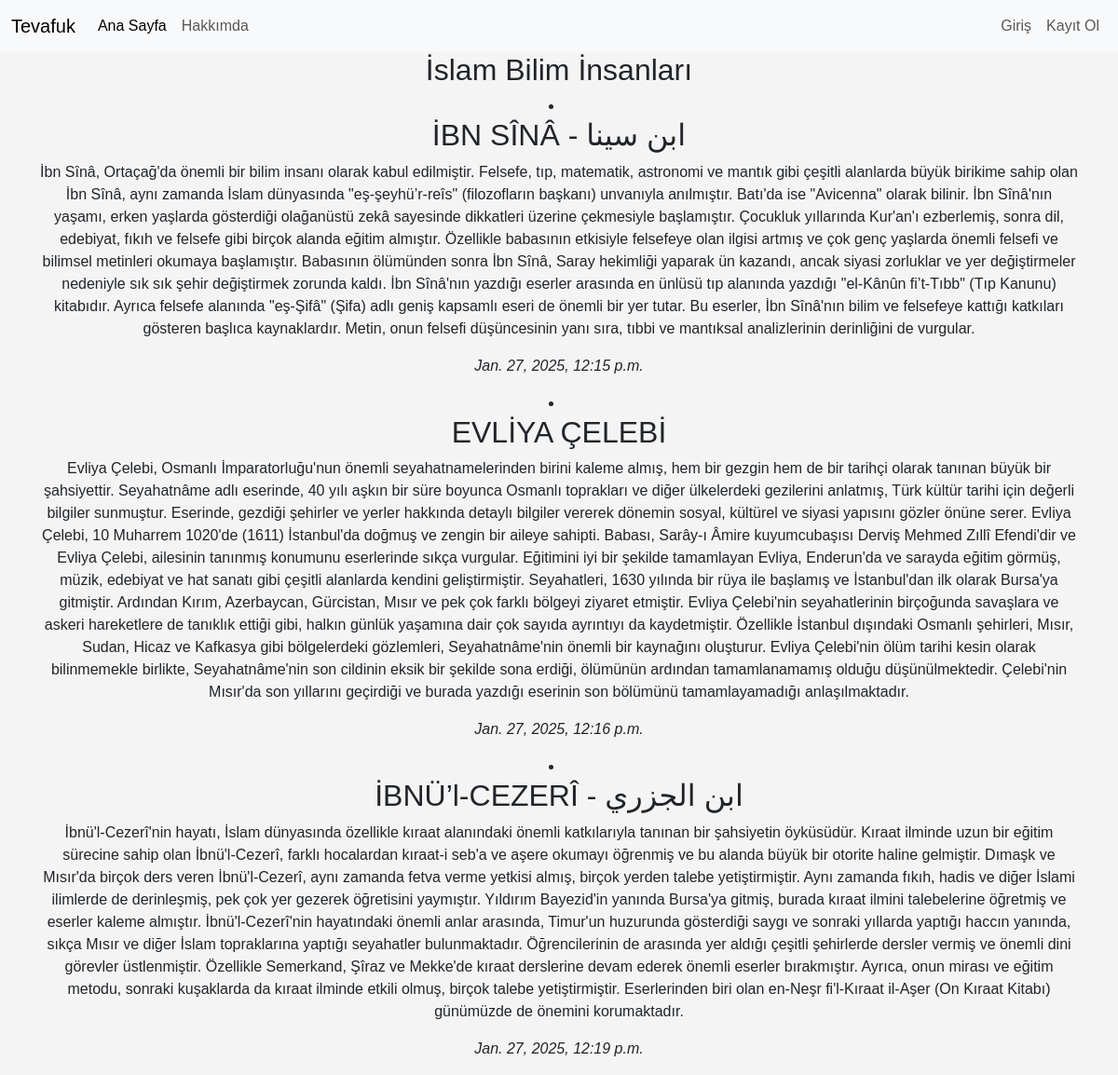
The page / on the database its author committed.
### blog/models.py (models this page shows, shortened)
class Post(models.Model):
    title = models.CharField(max_length=100)
    content = models.TextField()
    created_at = models.DateTimeField(auto_now_add=True)

### blog/views.py (the view)
# urls.py: path('', views.post_list, name='post_list'),
def post_list(request):
    posts = Post.objects.all()
    return render(request, 'blog/post_list.html', {'posts': posts})

### blog/templates/blog/post_list.html (shortened to what this page needs)
{%extends "base.html"%}
{% block content %}
<h2>İslam Bilim İnsanları</h2>
        {% for post in posts %}
            <li>
                <h2>{{ post.title }}</h2>
                <p>{{ post.content }}</p>
                <p><em>{{ post.created_at }}</em></p>
            </li>
        {% endfor %}
{% endblock %}

### blog/templates/base.html (shortened to what this page needs)
<!DOCTYPE html>
<html lang="en">
<head>
    <link href="https://cdn.jsdelivr.net/npm/bootstrap@5.3.3/dist/css/bootstrap.min.css" rel="stylesheet">
</head>
<body>
<nav class="navbar navbar-expand-lg bg-body-tertiary">
  <div class="container-fluid">
    <a class="navbar-brand" href="{% url 'post_list' %}">Tevafuk</a>
    <div class="collapse navbar-collapse" id="navbarSupportedContent">
      <ul class="navbar-nav me-auto mb-2 mb-lg-0">
        <li class="nav-item">
          <a class="nav-link active" aria-current="page" href="{% url 'post_list' %}">Ana Sayfa</a>
        </li>
        <li class="nav-item">
          <a class="nav-link" href="{% url 'about' %}">Hakkımda</a>
        </li>
      </ul>
      <ul class="navbar-nav ms-auto mb-2 mb-lg-0 d-flex align-items-center">
        {% if user.is_authenticated %}
        <li class="nav-item">
          <form method="POST" action="{% url 'logout' %}" style="display: inline; padding-top: 10px;">
              {% csrf_token %}
              <input type="hidden" name="next" value="/" />
              <button type="submit" class="nav-link btn btn-link text-decoration-none p-0">
                  Çıkış
              </button>
          </form>
        </li>
        {% else %}
        <li class="nav-item">
          <a class="nav-link" href="{% url 'login' %}">Giriş</a>
        </li>
        <li class="nav-item">
          <a class="nav-link" href="{% url 'signup' %}">Kayıt Ol</a>
        </li>
        {% endif %}
      </ul>
    </div>
  </div>
</nav>
<div class="container">
    {% block content %}{% endblock %}
</div>
</body>
</html>

### blog/templates/blog/post_list.html (style rules this page uses)
body { font-family: 'Arial', sans-serif; background-color: #f4f4f4; margin: 0; padding: 0; text-align: center; }

### rows shown on the page
Post: title "İBN SÎNÂ - ابن سينا", content "İbn Sînâ, Ortaçağ'da önemli bir bilim insanı olarak kabul edilmiştir. Felsefe, tıp, matematik, astronomi ve mantık gibi çeşitli alanlarda büyük birikime sahip olan İbn Sînâ, aynı zamanda İslam dünyasında \"eş-şeyhü’r-reîs\" (filozofların başkanı) unvanıyla anılmıştır. Batı'da ise \"Avicenna\" olarak bilinir. İbn Sînâ'nın yaşamı, erken yaşlarda gösterdiği olağanüstü zekâ sayesinde dikkatleri üzerine çekmesiyle başlamıştır. Çocukluk yıllarında Kur'an'ı ezberlemiş, sonra dil, edebiyat, fıkıh ve felsefe gibi birçok alanda eğitim almıştır. Özellikle babasının etkisiyle felsefeye olan ilgisi artmış ve çok genç yaşlarda önemli felsefi ve bilimsel metinleri okumaya başlamıştır. Babasının ölümünden…", created_at "Jan. 27, 2025, 12:15 p.m."
Post: title "EVLİYA ÇELEBİ", content "Evliya Çelebi, Osmanlı İmparatorluğu'nun önemli seyahatnamelerinden birini kaleme almış, hem bir gezgin hem de bir tarihçi olarak tanınan büyük bir şahsiyettir. Seyahatnâme adlı eserinde, 40 yılı aşkın bir süre boyunca Osmanlı toprakları ve diğer ülkelerdeki gezilerini anlatmış, Türk kültür tarihi için değerli bilgiler sunmuştur. Eserinde, gezdiği şehirler ve yerler hakkında detaylı bilgiler vererek dönemin sosyal, kültürel ve siyasi yapısını gözler önüne serer. Evliya Çelebi, 10 Muharrem 1020'de (1611) İstanbul'da doğmuş ve zengin bir aileye sahipti. Babası, Sarây-ı Âmire kuyumcubaşısı Derviş Mehmed Zıllî Efendi'dir ve Evliya Çelebi, ailesinin tanınmış konumunu eserlerinde sıkça vurgular.…", created_at "Jan. 27, 2025, 12:16 p.m."
Post: title "İBNÜ’l-CEZERÎ - ابن الجزري", content "İbnü'l-Cezerî'nin hayatı, İslam dünyasında özellikle kıraat alanındaki önemli katkılarıyla tanınan bir şahsiyetin öyküsüdür. Kıraat ilminde uzun bir eğitim sürecine sahip olan İbnü'l-Cezerî, farklı hocalardan kıraat-i seb'a ve aşere okumayı öğrenmiş ve bu alanda büyük bir otorite haline gelmiştir. Dımaşk ve Mısır'da birçok ders veren İbnü'l-Cezerî, aynı zamanda fetva verme yetkisi almış, birçok yerden talebe yetiştirmiştir. Aynı zamanda fıkıh, hadis ve diğer İslami ilimlerde de derinleşmiş, pek çok yer gezerek öğretisini yaymıştır. Yıldırım Bayezid'in yanında Bursa'ya gitmiş, burada kıraat ilmini talebelerine öğretmiş ve eserler kaleme almıştır. İbnü'l-Cezerî'nin hayatındaki önemli anlar…", created_at "Jan. 27, 2025, 12:19 p.m."
